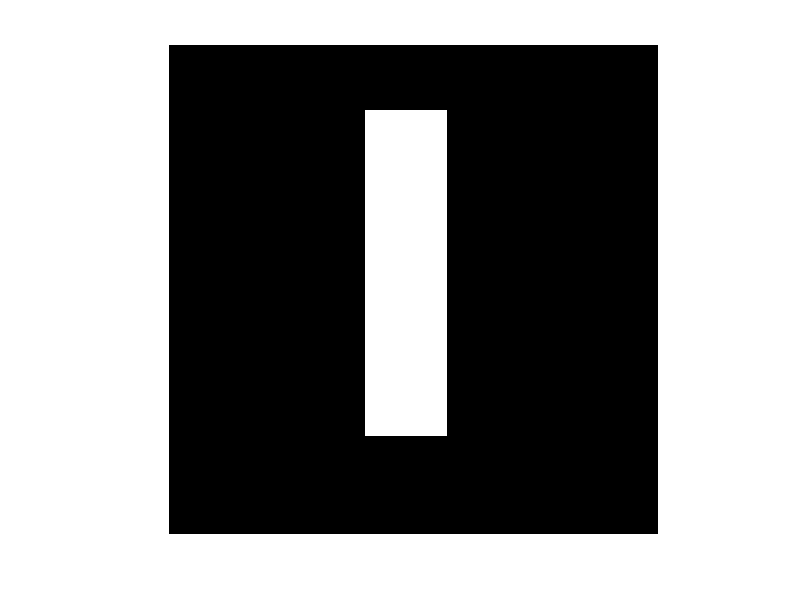
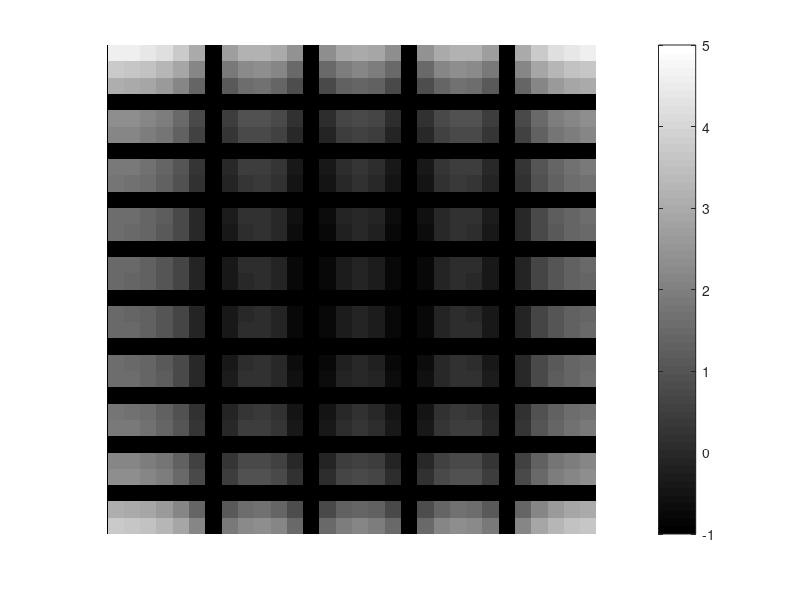
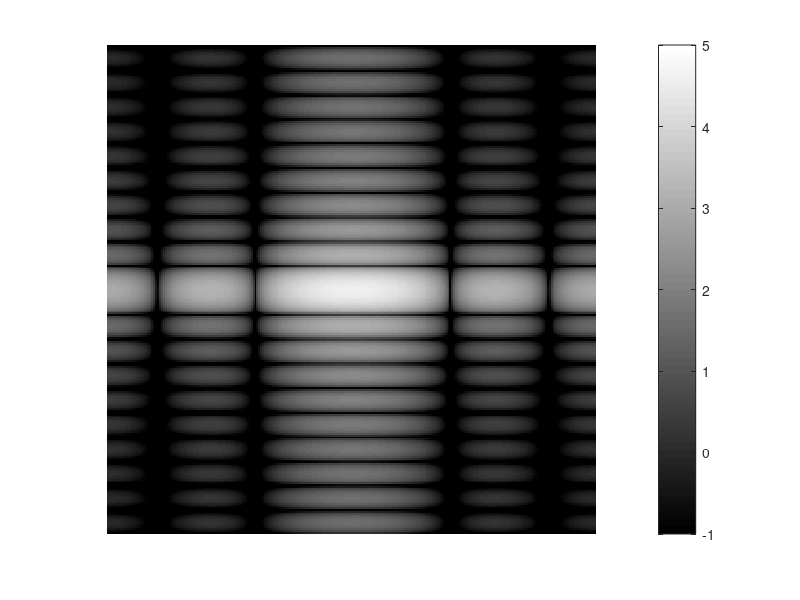

Recreate these plots in MATLAB, in order.
% 
% %%%%%%%%%%%%%%%%%%% Example 1 %%%%%%%%%%%%%%%%%%%%%%%%%%%
% Fs = 1000;                    % Sampling frequency
% T = 1/Fs;                     % Sample time
% L = 1000;                     % Length of signal
% t = (0:L-1)*T;                % Time vector
% % Sum of a 50 Hz sinusoid and a 120 Hz sinusoid
% x = 0.7*sin(2*pi*50*t) + sin(2*pi*120*t); 
% y = x + 2*randn(size(t));     % Sinusoids plus noise
% figure
% subplot(2,1,1)
% plot(1000*t(1:50),x(1:50))
% title('Sinusoids Signal')
% xlabel('time (milliseconds)')
% subplot(2,1,2)
% plot(1000*t(1:50),y(1:50))
% title('Signal Corrupted with Zero-Mean Random Noise')
% xlabel('time (milliseconds)')
% 
% Y = fft(y);
% P2 = abs(Y/L);
% P1 = P2(1:L/2+1);
% P1(2:end-1) = 2*P1(2:end-1);
% f = Fs*(0:(L/2))/L;
% 
% figure
% plot(f,P1) 
% title('Single-Sided Amplitude Spectrum of X(t)')
% xlabel('f (Hz)')
% ylabel('|P1(f)|')
% Y = fft(x);
% P2 = abs(Y/L);
% P1 = P2(1:L/2+1);
% P1(2:end-1) = 2*P1(2:end-1);
% 
% figure
% plot(f,P1) 
% title('Single-Sided Amplitude Spectrum of S(t)')
% xlabel('f (Hz)')
% ylabel('|P1(f)|')
% 
% 
% %%%%%%%%%%%%%%% example 2 %%%%%%%%%%%%%%%%
% Fs = 100;           % Sampling frequency
% t = -0.5:1/Fs:0.5;  % Time vector 
% L = length(t);      % Signal length
% 
% X = 1/(4*sqrt(2*pi*0.01))*(exp(-t.^2/(2*0.01)));
% figure
% plot(t,X)
% title('Gaussian Pulse in Time Domain')
% xlabel('Time (t)')
% ylabel('X(t)')
% 
% n = 2^nextpow2(L);
% Y = fft(X,n);
% f = Fs*(0:(n/2))/n;
% P = abs(Y/n);
% figure
% plot(f,P(1:n/2+1)) 
% title('Gaussian Pulse in Frequency Domain')
% xlabel('Frequency (f)')
% ylabel('|P(f)|')
% 
% Preal = real(Y/n);
% Pimag = imag(Y/n);
% figure
% plot(f,Preal(1:n/2+1)) 
% title('Gaussian Pulse(real) in Frequency Domain')
% xlabel('Frequency (f)')
% ylabel('Preal')
% figure
% plot(f,Pimag(1:n/2+1)) 
% title('Gaussian Pulse(imag) in Frequency Domain')
% xlabel('Frequency (f)')
% ylabel('PIm')
% %%%%%%%%%%%%%%% example 3 %%%%%%%%%%%%%%%%
% Fs = 1000;                    % Sampling frequency
% T = 1/Fs;                     % Sampling period
% L = 1000;                     % Length of signal
% t = (0:L-1)*T;                % Time vector
% 
% x1 = cos(2*pi*50*t);          % First row wave
% x2 = cos(2*pi*150*t);         % Second row wave
% x3 = cos(2*pi*300*t);         % Third row wave
% 
% X = [x1; x2; x3];
% 
% figure
% for i = 1:3
%     subplot(3,1,i)
%     plot(t(1:100),X(i,1:100))
%     title(['Row ',num2str(i),' in the Time Domain'])
% end
% n = 2^nextpow2(L);
% dim = 2;
% Y = fft(X,n,dim);
% P2 = abs(Y/L);
% P1 = P2(:,1:n/2+1);
% P1(:,2:end-1) = 2*P1(:,2:end-1);
% figure
% for i=1:3
%     subplot(3,1,i)
%     plot(0:(Fs/n):(Fs/2-Fs/n),P1(i,1:n/2))
%     title(['Row ',num2str(i),' in the Frequency Domain'])
% end

% %%%%%%%%%%%%%%% example 4 %%%%%%%%%%%%%%%%
f = zeros(30,30);
f(5:24,13:17) = 1;
figure
imshow(f,'InitialMagnification','fit')

F = fft2(f);
F2 = log(abs(F));
figure;
imshow(F2,[-1 5],'InitialMagnification','fit');
colormap(jet); colorbar

F = fft2(f,256,256);
figure;
imshow(log(abs(F)),[-1 5]); colormap(jet); colorbar

F = fft2(f,256,256);F2 = fftshift(F);
imshow(log(abs(F2)),[-1 5]); colormap(jet); colorbar